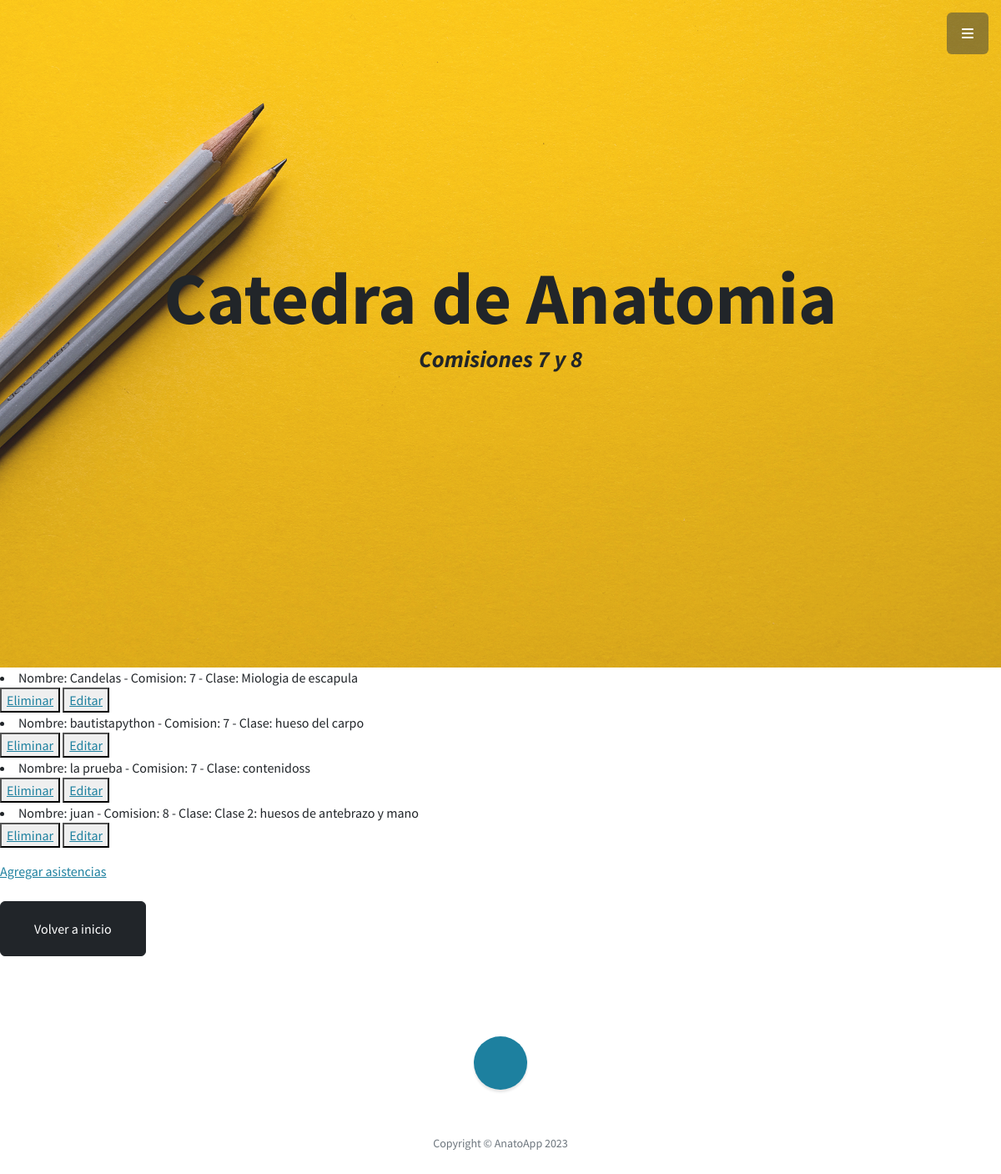
The app's page /AnatoApp/leerAsistencias (signed in) with its own data.
### AnatoApp/models.py (models this page shows)
class Asistencias(models.Model):
    def __str__(self):
        return f"Nombre: {self.nombre} - Comision: {self.comision} - Clase: {self.clase}"
    nombre = models.CharField(max_length=40)
    comision = models.IntegerField()
    clase = models.CharField(max_length=40)
    presente = models.BooleanField()

### AnatoApp/views.py (the view)
# urls.py: path('leerAsistencias',views.leerAsistencias,name='LeerAsistencias'),
def leerAsistencias(request):
    asistencias= Asistencias.objects.all()
    contexto= {"asistencias": asistencias}
    return render(request, "AnatoApp/leerAsistencias.html",contexto)

### AnatoApp/templates/AnatoApp/leerAsistencias.html (shortened to what this page needs)
{% extends "AnatoApp/pagina2.html" %}
{% load static %}
{% block Alumnos %}
<!DOCTYPE html>
<html lang="en">
<head>
</head>
<body>
    {% for p in asistencias %}
        <li>{{p}}</li>
        <button>
            <a href="{% url 'EliminarAsistencia' p.nombre %}"> Eliminar</a>
        </button>
        <button>
            <a href="{% url 'EditarAsistencia' p.nombre %}">Editar</a>
        </button>
    {% endfor %}
    <a href="{% url 'AsistenciasFormulario' %}">Agregar asistencias</a>
</body>
</html>
<br>
<br>
<p>
    <a class="btn btn-dark btn-xl" href="http://127.0.0.1:8000/AnatoApp/">Volver a inicio</a>
</p>
{% endblock %}

### records on screen
Asistencias: nombre+comision+clase "Nombre: Candelas - Comision: 7 - Clase: Miologia de escapula"
Asistencias: nombre+comision+clase "Nombre: bautistapython - Comision: 7 - Clase: hueso del carpo"
Asistencias: nombre+comision+clase "Nombre: la prueba - Comision: 7 - Clase: contenidoss"
Asistencias: nombre+comision+clase "Nombre: juan - Comision: 8 - Clase: Clase 2: huesos de antebrazo y mano"
